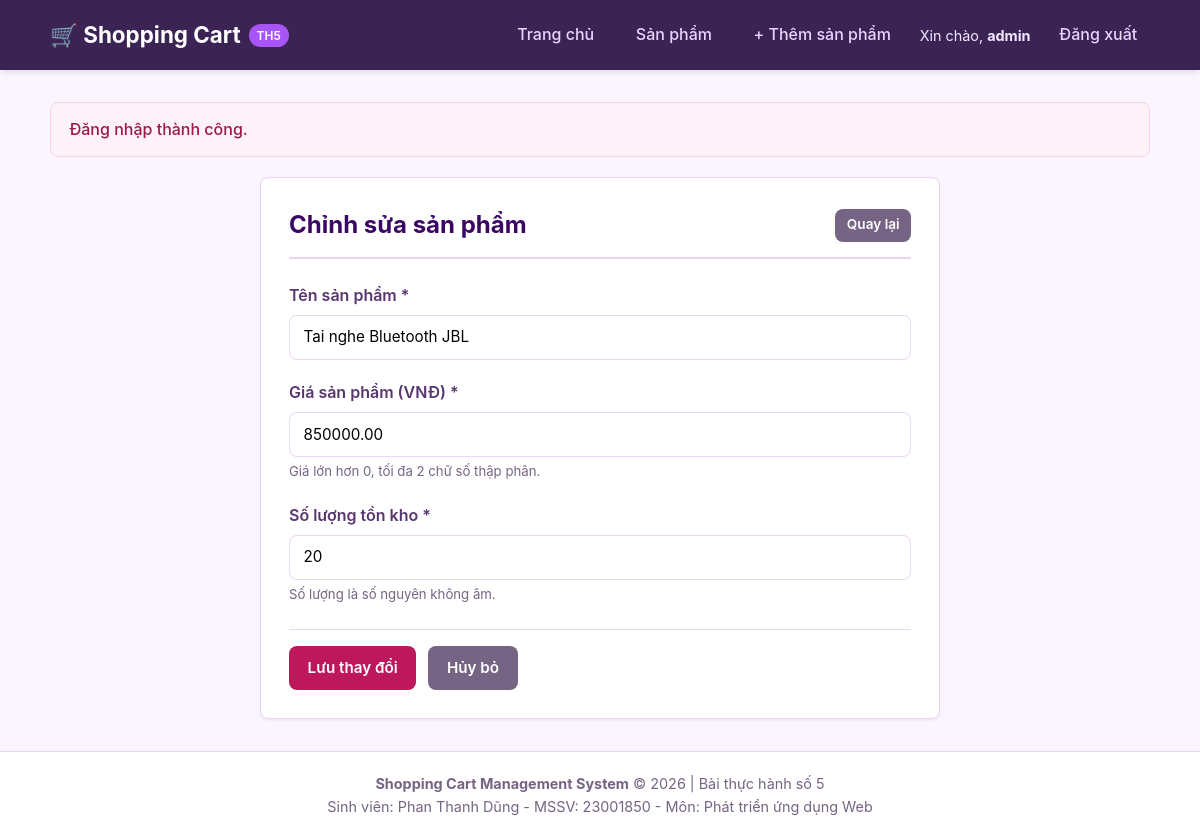
/product_edit.php?id=4 (signed in), run on the app's committed database.
### tables this page shows
CREATE TABLE IF NOT EXISTS `products` (
    `id` INT AUTO_INCREMENT PRIMARY KEY,
    `name` VARCHAR(100) NOT NULL,
    `price` DECIMAL(10,2) NOT NULL,
    `quantity` INT NOT NULL
);

### model/product.php (called while the page is built, shortened)
<?php
function getProductById($id) {
    $conn = getDbConnection();
    try {
        $stmt = $conn->prepare("SELECT * FROM products WHERE id = ?");
        $stmt->execute([(int)$id]);
        return $stmt->fetch();
    } catch (PDOException $e) {
        error_log("Lỗi trong getProductById: " . $e->getMessage());
        return false;
    }
}

### common/app.php (called while the page is built, shortened)
<?php
function h($value): string
{
    return htmlspecialchars((string)$value, ENT_QUOTES | ENT_SUBSTITUTE, 'UTF-8');
}

### view/product_form.php (the view, shortened to what this page needs)
<form method="post">
    <div class="form-group">
        <label for="name" class="form-label">Tên sản phẩm *</label>
        <input type="text" id="name" name="name" class="form-control" value="<?= h($name) ?>" maxlength="100" required>
    </div>
    <div class="form-group">
        <label for="price" class="form-label">Giá sản phẩm (VNĐ) *</label>
        <input type="number" id="price" name="price" class="form-control" value="<?= h($price) ?>" min="0.01" max="99999999.99" step="0.01" required>
        <p class="form-hint">Giá lớn hơn 0, tối đa 2 chữ số thập phân.</p>
    </div>
    <div class="form-group">
        <label for="quantity" class="form-label">Số lượng tồn kho *</label>
        <input type="number" id="quantity" name="quantity" class="form-control" value="<?= h($quantity) ?>" min="0" max="2147483647" step="1" required>
        <p class="form-hint">Số lượng là số nguyên không âm.</p>
    </div>
    <div class="form-actions">
        <button type="submit" class="btn btn-success"><?= h($submitLabel) ?></button>
        <a href="product_list.php" class="btn btn-secondary">Hủy bỏ</a>
    </div>
</form>

### assets/css/style.css (style rules this page uses)
:root { --primary-color: #7c3aed; --primary-hover: #6d28d9; --success-color: #be185d; --success-hover: #9d174d; --danger-color: #dc2626; --danger-hover: #b91c1c; --warning-color: #b45309; --warning-hover: #92400e; --bg-color: #faf5ff; --card-bg: #ffffff; --text-color: #3b2454; --text-muted: #756483; --border-color: #e9d5f5; --radius-md: 8px; --shadow-sm: 0 1px 3px rgba(0,0,0,0.08); --shadow-md: 0 4px 6px -1px rgba(0,0,0,0.08), 0 2px 4px -2px rgba(0,0,0,0.06); }
* { box-sizing: border-box; margin: 0; padding: 0; }
body { font-family: -apple-system, BlinkMacSystemFont, "Segoe UI", Roboto, "Helvetica Neue", Arial, sans-serif; background-color: var(--bg-color); color: var(--text-color); line-height: 1.6; display: flex; flex-direction: column; min-height: 100vh; }
.btn { display: inline-flex; align-items: center; gap: 0.4rem; padding: 0.55rem 1.1rem; font-size: 0.95rem; font-weight: 600; text-decoration: none; border-radius: var(--radius-md); border: 1px solid transparent; cursor: pointer; transition: all 0.2s ease; }
.btn-success { background-color: var(--success-color); color: #ffffff; }
.btn-secondary { background-color: #756483; color: #ffffff; }
.form-group { margin-bottom: 1.25rem; }
.form-label { display: block; font-weight: 600; margin-bottom: 0.4rem; color: #58366e; }
.form-control { width: 100%; padding: 0.6rem 0.85rem; font-size: 0.95rem; border: 1px solid var(--border-color); border-radius: var(--radius-md); background-color: #ffffff; transition: border-color 0.2s; }
.form-hint { font-size: 0.825rem; color: var(--text-muted); margin-top: 0.25rem; }
.form-actions { display: flex; gap: 0.75rem; margin-top: 1.5rem; padding-top: 1rem; border-top: 1px solid var(--border-color); }
button, input { font: inherit; }

### data on the page
products: name "Tai nghe Bluetooth JBL", price "850000.00", quantity "20"

### other printed values
$user['username'] "admin"
$_SESSION[$key] "Đăng nhập thành công."
$submitLabel "Lưu thay đổi"
